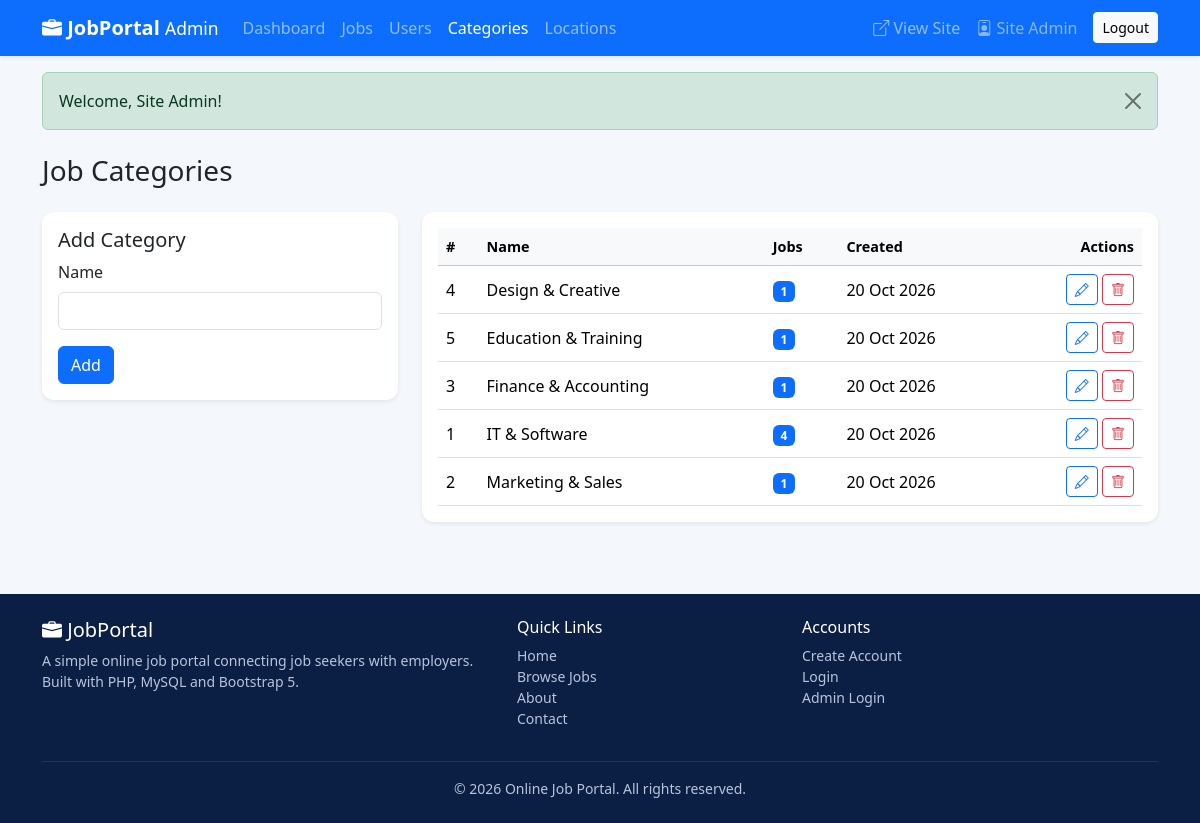
The app's page /admin/categories.php (signed in) with its own data.
### tables this page shows
CREATE TABLE categories (
    id          INT AUTO_INCREMENT PRIMARY KEY,
    name        VARCHAR(100) NOT NULL UNIQUE,
    created_at  TIMESTAMP DEFAULT CURRENT_TIMESTAMP
);

### admin/categories.php (the view, shortened to what this page needs)
<?php
require_once __DIR__ . '/../config/db.php';
$name   = '';
$edit   = null;
$rows = $pdo->query(
    'SELECT c.id, c.name, c.created_at, COUNT(j.id) AS jobs
     FROM categories c LEFT JOIN jobs j ON j.category_id = c.id
     GROUP BY c.id, c.name, c.created_at ORDER BY c.name'
)->fetchAll();
include __DIR__ . '/../includes/header.php';
?>
<div class="container my-4">
    <h1 class="h3 mb-4">Job Categories</h1>
    <div class="row g-4">
        <div class="col-lg-4">
            <div class="card border-0 shadow-sm">
                <div class="card-body">
                    <h5 class="card-title"><?= $edit ? 'Edit Category' : 'Add Category' ?></h5>
                    <form method="post" novalidate>
                        <div class="mb-3">
                            <label class="form-label">Name</label>
                            <input type="text" name="name" class="form-control" maxlength="100" required
                                   value="<?= e($edit ? $edit['name'] : $name) ?>">
                        </div>
                        <button class="btn btn-primary"><?= $edit ? 'Update' : 'Add' ?></button>
                    </form>
                </div>
            </div>
        </div>
        <div class="col-lg-8">
            <div class="card border-0 shadow-sm">
                <div class="card-body">
                    <div class="table-responsive">
                        <table class="table table-hover align-middle mb-0">
                            <thead class="table-light"><tr><th>#</th><th>Name</th><th>Jobs</th><th>Created</th><th class="text-end">Actions</th></tr></thead>
                            <tbody>
                            <?php foreach ($rows as $r): ?>
                                <tr>
                                    <td><?= (int) $r['id'] ?></td>
                                    <td><?= e($r['name']) ?></td>
                                    <td><span class="badge bg-primary"><?= (int) $r['jobs'] ?></span></td>
                                    <td><?= e(date('d M Y', strtotime($r['created_at']))) ?></td>
                                    <td class="text-end text-nowrap">
                                        <a href="?edit=<?= (int) $r['id'] ?>" class="btn btn-sm btn-outline-primary"><i class="bi bi-pencil"></i></a>
                                        <form method="post" class="d-inline"
                                              onsubmit="return confirm('Delete this category? <?= (int) $r['jobs'] ?> job(s) in it will also be deleted.');">
                                            <button class="btn btn-sm btn-outline-danger"><i class="bi bi-trash"></i></button>
                                        </form>
                                    </td>
                                </tr>
                            <?php endforeach; ?>
                            </tbody>
                        </table>
                    </div>
                </div>
            </div>
        </div>
    </div>
</div>
<?php include __DIR__ . '/../includes/footer.php'; ?>

### assets/css/style.css (style rules this page uses)
:root { --jp-blue: #0d6efd; --jp-dark-blue: #0a3d91; --jp-light: #f4f7fc; }
body { background: var(--jp-light); font-family: "Segoe UI", system-ui, -apple-system, Roboto, Arial, sans-serif; }
.card { border-radius: 12px; }
.table th { font-weight: 600; font-size: .9rem; }

### records on screen
categories: id "4", name "Design & Creative", jobs "1", created_at "20 Oct 2026"
categories: id "5", name "Education & Training", jobs "1", created_at "20 Oct 2026"
categories: id "3", name "Finance & Accounting", jobs "1", created_at "20 Oct 2026"
categories: id "1", name "IT & Software", jobs "4", created_at "20 Oct 2026"
categories: id "2", name "Marketing & Sales", jobs "1", created_at "20 Oct 2026"

### other values on screen
$_SESSION['admin_name'] "Site Admin"
$f['message'] "Welcome, Site Admin!"
